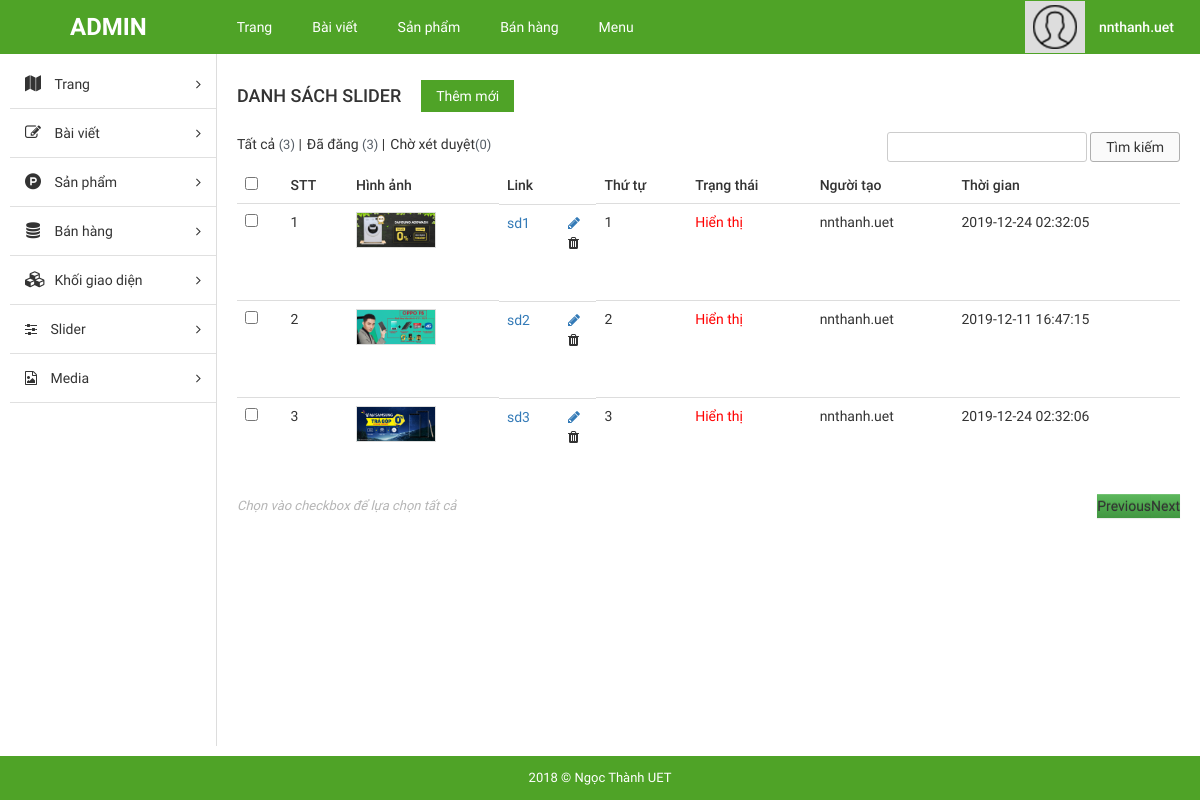
Screenshot of /admin/index.php?mod=slider&action=index (signed in) with the database file from the repository.
### tables this page shows
CREATE TABLE `slider` (
  `id` int(11) NOT NULL,
  `slider_name` varchar(100) NOT NULL,
  `slider_desc` text NOT NULL,
  `slug` varchar(50) NOT NULL,
  `slider_order` int(11) NOT NULL,
  `slider_img` text NOT NULL,
  `slider_status` enum('0','1') NOT NULL DEFAULT '0',
  `slider_created` varchar(50) NOT NULL,
  `slider_time` timestamp NOT NULL DEFAULT current_timestamp() ON UPDATE current_timestamp()
);

### admin/libraries/database.php (called while the page is built, shortened)
<?php
function db_query($query_string) {
    global $conn;
    $result = mysqli_query($conn, $query_string);
    return $result;
}
function db_fetch_array($query_string) {
    $result = array();
    $mysqli_result = db_query($query_string);
    while ($row = mysqli_fetch_assoc($mysqli_result)) {
        $result[] = $row;
    }
    return $result;
}

### admin/modules/slider/models/indexModel.php (called while the page is built, shortened)
<?php
    function getSlider($search='',$limit = 'LIMIT 0,5')
    {
        return db_fetch_array("SELECT * FROM slider WHERE slider_name LIKE '%{$search}%' OR slug LIKE '%{$search}%' $limit");
    }
?>

### admin/modules/slider/controllers/indexController.php (called while the page is built, shortened)
<?php
    function indexAction()
    {
        $data["listSlider"] = getSlider();
        load_view("listslider", $data);
    }
?>

### admin/core/router.php (called while the page is built, shortened)
<?php
$action_name = get_action().'Action';
call_function(array('construct', $action_name));

### admin/core/appload.php (called while the page is built, shortened)
<?php
require CONFIGPATH . DIRECTORY_SEPARATOR . 'database.php';
require LIBPATH . DIRECTORY_SEPARATOR . 'database.php';
require COREPATH . DIRECTORY_SEPARATOR . 'base.php';
require COREPATH . DIRECTORY_SEPARATOR . 'router.php';

### admin/index.php (called while the page is built, shortened)
<?php
require COREPATH.DIRECTORY_SEPARATOR.'appload.php';

### admin/modules/slider/views/listsliderView.php (the view, shortened to what this page needs)
<?php
    global $active, $non;
    foreach($listSlider as $item)
    {
        if($item["slider_status"] == 1)
        {
            $active ++;
        }
        else
        {
            $non ++;
        }
    }
?>
<div id="main-content-wp" class="list-product-page list-slider">
    <div class="wrap clearfix">
        <div id="content" class="fl-right">
            <div class="section" id="title-page">
                <div class="clearfix">
                    <h3 id="index" class="fl-left">Danh sách slider</h3>
                    <a href="?mod=slider&action=addslider" title="" id="add-new" class="fl-left">Thêm mới</a>
                </div>
            </div>
            <div class="section" id="detail-page">
                <div class="section-detail">
                    <div class="filter-wp clearfix">
                        <ul class="post-status fl-left">
                            <li class="all1"><span href="">Tất cả <span class="count">(<?php echo count($listSlider) ?>)</span></span> |</li>
                            <li class="publish1"><span href="">Đã đăng <span class="count">(<?php echo $active ?>)</span></span> |</li>
                            <li class="pending1"><span href="">Chờ xét duyệt<span class="count">(<?php echo $non > 0 ? "$non": "0" ?>)</span></span></li>
                        </ul>
                        <form method="POST" class="form-s fl-right">
                            <input type="text" name="search" id="search">
                            <input type="submit" name="btn-search" value="Tìm kiếm">
                        </form>
                    </div>
                    <div class="table-responsive">
                        <table class="table list-table-wp">
                            <thead>
                                <tr>
                                    <td><input type="checkbox" name="checkAll" id="checkAll"></td>
                                    <td><span class="thead-text">STT</span></td>
                                    <td><span class="thead-text">Hình ảnh</span></td>
                                    <td><span class="thead-text">Link</span></td>
                                    <td><span class="thead-text">Thứ tự</span></td>
                                    <td><span class="thead-text">Trạng thái</span></td>
                                    <td><span class="thead-text">Người tạo</span></td>
                                    <td><span class="thead-text">Thời gian</span></td>
                                </tr>
                            </thead>
                            <tbody id="content1">
                            <?php
                            $i = 1;
                                if(is_array($listSlider) && !empty($listSlider))
                                {
                                    foreach($listSlider as $item)
                                    {
                            ?>
                                <tr id = "item-<?php echo $item["id"] ?>">
                                    <td><input type="checkbox" name="checkItem" class="checkItem"></td>
                                    <td><span class="tbody-text"><?php echo $i ?></h3></span>
                                    <td>
                                        <div class="tbody-thumb">
                                            <img src="<?php echo $item["slider_img"] ?>" alt="">
                                        </div>
                                    </td>
                                    <td class="clearfix">
                                        <div class="tb-title fl-left">
                                            <a href="" title=""><?php echo $item["slug"] ?></a>
                                        </div>
                                        <ul class="list-operation fl-right">
                                            <li><a href="?mod=slider&action=update&id=<?php echo $item["id"] ?>" title="Sửa" class="edit"><i class="fa fa-pencil" aria-hidden="true"></i></a></li>
                                            <li><span href="" title="Xóa" item="<?php echo $item["id"] ?>" class="sliderdelete"><i class="fa fa-trash" aria-hidden="true"></i></span></li>
                                        </ul>
                                    </td>
                                    <td><span class="tbody-text"><?php echo $item["slider_order"] ?></span></td>
                                    <td><span pid="<?php echo $item["id"] ?>" ul ="?mod=slider&action=updatestatus" class="tbody-text status <?php echo $item["slider_status"] == 1? "active": "hiden" ?>"><?php echo $item["slider_status"] == 1? "Hiển thị": "Không" ?></span></td>
                                    <td><span class="tbody-text"><?php echo $item["slider_created"] ?></span></td>
                                    <td><span class="tbody-text"><?php echo $item["slider_time"]?></span></td>
                                </tr>
                            <?php
                                $i++;
                                    }
                                }
                            ?>
                        </table>
                    </div>
                </div>
            </div>
            <div class="section" id="paging-wp">
                <div class="section-detail clearfix">
                    <p id="desc" class="fl-left">Chọn vào checkbox để lựa chọn tất cả</p>
                    <ul id="list-paging" class="fl-right">
                        <li>
                           <p url="?mod=slider&action=pagslider" id ="prevslider" class = "btn btn-success " style = "cursor: pointer">Previous</p>
                        </li>
                        <li>
                        <p url="?mod=slider&action=pagslider" id = "nextslider" class = "btn btn-success" style = "cursor: pointer">Next</p>
                        </li>
                    </ul>
                </div>
            </div>
        </div>
    </div>
</div>

### admin/core/base.php (shortened to what this page needs)
<?php
function get_module() {
    global $config;
    $module = isset($_GET['mod']) ? $_GET['mod'] : $config['default_module'];
    return $module;
}
function call_function($list_function = array()) {
    if (is_array($list_function)) {
        foreach ($list_function as $f) {
            if (function_exists($f())) {
                $f();
            }
        }
    }
}
function load_view($name, $data_send = array()) {
    $data = $data_send;
    $path = MODULESPATH . DIRECTORY_SEPARATOR . get_module() . DIRECTORY_SEPARATOR . 'views' . DIRECTORY_SEPARATOR . $name . 'View.php';
    if (file_exists($path)) {
        require $path;
    } else {
        echo "Không tìm thấy {$path}";
    }
}
function get_header($name = '') {
    global $data;
    if (empty($name)) {
        $name = 'header';
    } else {
        $name = "header-{$name}";
    }
    $path = LAYOUTPATH . DIRECTORY_SEPARATOR . $name . '.php';
    if (file_exists($path)) {
        if (is_array($data)) {
            foreach ($data as $key => $a) {
                $$key = $a;
            }
        }
        require $path;
    } else {
        echo "Không tìm thấy {$path}";
    }
}
function get_footer($name = '') {
    global $data;
    if (empty($name)) {
        $name = 'footer';
    } else {
        $name = "footer-{$name}";
    }
    $path = LAYOUTPATH . DIRECTORY_SEPARATOR . $name . '.php';
    if (file_exists($path)) {
        if (is_array($data)) {
            foreach ($data as $key => $a) {
                $$key = $a;
            }
        }
        require $path;
    } else {
        echo "Không tìm thấy {$path}";
    }
}
function get_sidebar($name = '') {
    global $data;
    if (empty($name)) {
        $name = 'sidebar';
    } else {
        $name = "sidebar-{$name}";
    }
    $path = LAYOUTPATH . DIRECTORY_SEPARATOR . $name . '.php';
    if (file_exists($path)) {
        if (is_array($data)) {
            foreach ($data as $key => $a) {
                $$key = $a;
            }
        }
        require $path;
    } else {
        echo "Không tìm thấy {$path}";
    }
}
?>

### rows the page displays
slider: slider_status "1" (drawn), slider_img (picture), slug "sd1", slider_order "1", slider_created "nnthanh.uet", slider_time "2019-12-24 02:32:05"
slider: slider_img (picture), slug "sd2", slider_order "2", slider_status "Hiển thị", slider_created "nnthanh.uet", slider_time "2019-12-11 16:47:15"
slider: slider_img (picture), slug "sd3", slider_order "3", slider_status "Hiển thị", slider_created "nnthanh.uet", slider_time "2019-12-24 02:32:06"

### other values shown
$active "3"
